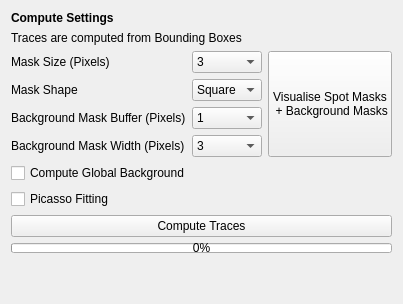
         <widget class="QWidget" name="compute_tab_2">
          <attribute name="title">
           <string>Compute Traces</string>
          </attribute>
          <layout class="QVBoxLayout" name="verticalLayout_9">
           <item>
            <widget class="QLabel" name="label_37">
             <property name="font">
              <font>
               <weight>75</weight>
               <bold>true</bold>
              </font>
             </property>
             <property name="text">
              <string>Compute Settings</string>
             </property>
            </widget>
           </item>
           <item>
            <widget class="QLabel" name="label_70">
             <property name="text">
              <string>Traces are computed from Bounding Boxes</string>
             </property>
            </widget>
           </item>
           <item>
            <layout class="QGridLayout" name="gridLayout_3">
             <item row="0" column="1">
              <layout class="QFormLayout" name="formLayout_11">
               <item row="0" column="0">
                <widget class="QLabel" name="label_38">
                 <property name="text">
                  <string>Mask Size (Pixels)</string>
                 </property>
                </widget>
               </item>
               <item row="0" column="1">
                <widget class="QComboBox" name="traces_spot_size">
                 <property name="currentIndex">
                  <number>0</number>
                 </property>
                 <item>
                  <property name="text">
                   <string>3</string>
                  </property>
                 </item>
                 <item>
                  <property name="text">
                   <string>4</string>
                  </property>
                 </item>
                 <item>
                  <property name="text">
                   <string>5</string>
                  </property>
                 </item>
                 <item>
                  <property name="text">
                   <string>6</string>
                  </property>
                 </item>
                 <item>
                  <property name="text">
                   <string>7</string>
                  </property>
                 </item>
                 <item>
                  <property name="text">
                   <string>8</string>
                  </property>
                 </item>
                 <item>
                  <property name="text">
                   <string>9</string>
                  </property>
                 </item>
                 <item>
                  <property name="text">
                   <string>10</string>
                  </property>
                 </item>
                </widget>
               </item>
               <item row="1" column="0">
                <widget class="QLabel" name="label_39">
                 <property name="text">
                  <string>Mask Shape</string>
                 </property>
                </widget>
               </item>
               <item row="1" column="1">
                <widget class="QComboBox" name="traces_spot_shape">
                 <item>
                  <property name="text">
                   <string>Square</string>
                  </property>
                 </item>
                 <item>
                  <property name="text">
                   <string>Circle</string>
                  </property>
                 </item>
                </widget>
               </item>
               <item row="2" column="0">
                <widget class="QLabel" name="label_49">
                 <property name="text">
                  <string>Background Mask Buffer (Pixels)</string>
                 </property>
                </widget>
               </item>
               <item row="2" column="1">
                <widget class="QComboBox" name="traces_background_buffer">
                 <property name="currentIndex">
                  <number>1</number>
                 </property>
                 <item>
                  <property name="text">
                   <string>0</string>
                  </property>
                 </item>
                 <item>
                  <property name="text">
                   <string>1</string>
                  </property>
                 </item>
                 <item>
                  <property name="text">
                   <string>2</string>
                  </property>
                 </item>
                 <item>
                  <property name="text">
                   <string>3</string>
                  </property>
                 </item>
                 <item>
                  <property name="text">
                   <string>4</string>
                  </property>
                 </item>
                 <item>
                  <property name="text">
                   <string>5</string>
                  </property>
                 </item>
                </widget>
               </item>
               <item row="3" column="0">
                <widget class="QLabel" name="label_50">
                 <property name="text">
                  <string>Background Mask Width (Pixels)</string>
                 </property>
                </widget>
               </item>
               <item row="3" column="1">
                <widget class="QComboBox" name="traces_background_width">
                 <property name="currentIndex">
                  <number>2</number>
                 </property>
                 <item>
                  <property name="text">
                   <string>1</string>
                  </property>
                 </item>
                 <item>
                  <property name="text">
                   <string>2</string>
                  </property>
                 </item>
                 <item>
                  <property name="text">
                   <string>3</string>
                  </property>
                 </item>
                 <item>
                  <property name="text">
                   <string>5</string>
                  </property>
                 </item>
                 <item>
                  <property name="text">
                   <string>10</string>
                  </property>
                 </item>
                </widget>
               </item>
              </layout>
             </item>
             <item row="0" column="2">
              <widget class="QPushButton" name="traces_visualise_masks">
               <property name="sizePolicy">
                <sizepolicy hsizetype="Minimum" vsizetype="Preferred">
                 <horstretch>0</horstretch>
                 <verstretch>0</verstretch>
                </sizepolicy>
               </property>
               <property name="maximumSize">
                <size>
                 <width>150</width>
                 <height>16777215</height>
                </size>
               </property>
               <property name="text">
                <string>Visualise Spot Masks 
 + Background Masks</string>
               </property>
              </widget>
             </item>
            </layout>
           </item>
           <item>
            <widget class="QCheckBox" name="compute_global_background">
             <property name="text">
              <string>Compute Global Background</string>
             </property>
            </widget>
           </item>
           <item>
            <widget class="QCheckBox" name="compute_with_picasso">
             <property name="text">
              <string>Picasso Fitting</string>
             </property>
            </widget>
           </item>
           <item>
            <widget class="QPushButton" name="compute_traces">
             <property name="text">
              <string>Compute Traces</string>
             </property>
            </widget>
           </item>
           <item>
            <widget class="QProgressBar" name="compute_traces_progressbar">
             <property name="maximumSize">
              <size>
               <width>16777215</width>
               <height>10</height>
              </size>
             </property>
             <property name="value">
              <number>0</number>
             </property>
            </widget>
           </item>
           <item>
            <spacer name="verticalSpacer_12">
             <property name="orientation">
              <enum>Qt::Vertical</enum>
             </property>
             <property name="sizeHint" stdset="0">
              <size>
               <width>20</width>
               <height>40</height>
              </size>
             </property>
            </spacer>
           </item>
          </layout>
         </widget>
